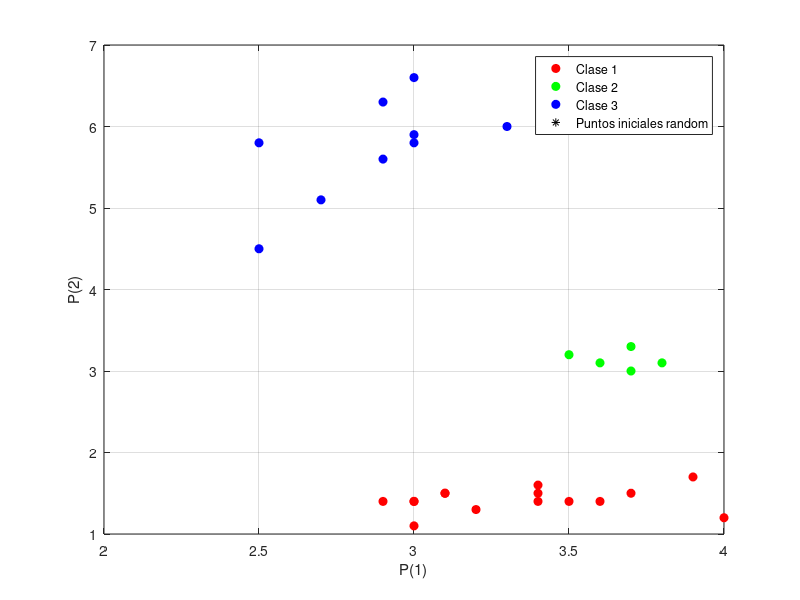

Reproduce this figure in MATLAB. (Note: this script raises an error after producing the figure.)
clc,clear all,close all
dat = fopen('Datacomp.dat');
Datacomp = textscan(dat, '%f %f %s');
fclose(dat);
Datos(:,1)=Datacomp{1};
Datos(:,2)=Datacomp{2};
DatosS=Datos(1:15,:);
DatosVS=Datos(16:20,:); 
DatosV=Datos(21:30,:); 
figure(1)
plot(DatosS(:,1),DatosS(:,2),'ro','markerFaceColor','r')
hold on 
plot(DatosVS(:,1),DatosVS(:,2),'go','markerFaceColor','g')
plot(DatosV(:,1),DatosV(:,2),'bo','markerFaceColor','b')
grid on;
xy=Datos';
cm=sum(xy,2)/length(xy(1,:)); 
w=rand(2,3); 
w(1,:)=w(1,:)+cm(1); 
w(2,:)=w(2,:)+cm(2);
alph=.5; 
plot(w(1,1),w(2,1),'*k',w(1,2),w(2,2),'*k',w(1,3),w(2,3),'*k')
xlabel('P(1)'),ylabel('P(2)')...
 ,legend('Clase 1','Clase 2','Clase 3','Puntos iniciales random')
C(1,:)=w(1,:);
C(2,:)=w(2,:);
s=-15:0.01:15;
pause;
sigm=3.5;
pause();
while sigm>.1
  numr=round(rand(1)*29)+1; 
  a=max(compet((sum(w.*w)'-(2*w'*xy(:,numr))+(xy(:,numr)'*xy(:,numr)))*-1).*[1:3]'); 
  multp=exp((-1/2)*(a/sigm).^2);
  B=exp((-1/2)*((s-a)/sigm).^2);
  w(:,a)=w(:,a)+multp*(xy(:,numr)-w(:,a)); %modifico los pesos  de la neurona ganadora
  sigm=sigm-.025; 
  hold on 
  subplot(1,2,1),plot(w(1,1),w(2,1),'pm',w(1,2),w(2,2),'hm',w(1,3),w(2,3),'vm') %grafico el movimiento que van teniendo los pesos
  hold on
  subplot(1,2,1), plot(DatosS(:,1),DatosS(:,2),'ro','markerFaceColor','r')
  subplot(1,2,1),plot(DatosVS(:,1),DatosVS(:,2),'go','markerFaceColor','g')
  subplot(1,2,1),plot(DatosV(:,1),DatosV(:,2),'bo','markerFaceColor','b')
  title('Busqueda de los centros de la clase ')
  grid on
  subplot(1,2,2),plot(B),title('Campana de Gauss')
  grid  on   
  pause(.06) %doy tiempo para que se despliegue lo anterior
end
figure
plot(DatosS(:,1),DatosS(:,2),'ro','markerFaceColor','r')
hold on  
plot(DatosVS(:,1),DatosVS(:,2),'go','markerFaceColor','g')
plot(DatosV(:,1),DatosV(:,2),'bo','markerFaceColor','b')
grid on;
plot(C(1,1),C(2,1),'*m',C(1,2),C(2,2),'*m',C(1,3),C(2,3),'*m')
plot(w(1,1),w(2,1),'pk',w(1,2),w(2,2),'pk',w(1,3),w(2,3),'pk','markerFaceColor','k')
xlabel('P(1)'),ylabel('P(2)')...
 ,legend('Clase 1','Clase 2','Clase 3','Puntos iniciales random','','','Centros Encontrados')